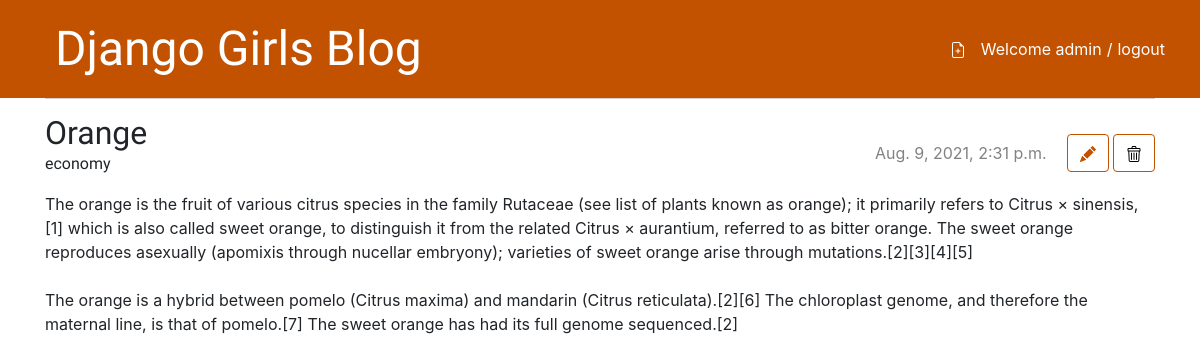
Page /post/2/ (signed in) on the committed database.
### blog/models.py (models this page shows, shortened)
class Post(models.Model):
    author = models.ForeignKey(
        settings.AUTH_USER_MODEL, on_delete=models.CASCADE)
    title = models.CharField(max_length=200)
    text = models.TextField()
    category = models.ForeignKey(
        Categories, on_delete=models.CASCADE, default="", null=True)
    created_date = models.DateTimeField(default=timezone.now)
    published_date = models.DateTimeField(blank=True, null=True)

class Categories(models.Model):
    text = models.CharField(max_length=200)
    created_date = models.DateTimeField(default=timezone.now)
    published_date = models.DateTimeField(blank=True, null=True)

### blog/views.py (the view)
# urls.py: path('post/<int:pk>/', views.post_detail, name='post_detail'),
def post_detail(request, pk):
    if request.user.is_authenticated:
        post = get_object_or_404(Post, pk=pk)
        return render(request, 'blog/post_detail.html', {'post': post})
    else:
        return redirect('login')

### blog/templates/blog/post_detail.html (shortened to what this page needs)
{% extends 'blog/base.html' %} {% block content %}
<article class="post">
    <div class="post-header">
        <div class="post-title">
            <h2>{{ post.title }}</h2>
            <p>{{post.category.text}}</p>
        </div>
        {% if post.published_date %}
        <div class="button-group">
            <time class="date"> {{ post.published_date }} </time>
            {% endif %}
            <aside class="actions">
                <a
                    class="btn btn-default"
                    href="{% url 'post_edit' pk=post.pk %}"
                >
                </a>
                <a
                    class="btn btn-default"
                    href="{% url 'post_delete' pk=post.pk %}"
                >
                </a>
            </aside>
        </div>
    </div>
    <p>{{ post.text|linebreaksbr }}</p>
</article>
{% endblock %}

### blog/templates/blog/base.html (shortened to what this page needs)
{% load static %}
<!DOCTYPE html>
<html>
    <head>
        <link
            rel="stylesheet"
            href="https://cdn.jsdelivr.net/npm/bootstrap@4.5.3/dist/css/bootstrap.min.css"
        />
        <link
            rel="stylesheet"
            href="{% static 'css/blog.css' %}?{% now 'U' %}"
        />
    </head>
    <body>
        <header class="page-header">
            <div class="container">
                <div class="header">
                    <h1><a href="/">Django Girls Blog</a></h1>
                    {% if user.is_authenticated %}
                    <div class="auth">
                        <a href="{% url 'post_new' %}" class="top-menu">
                        </a>
                        <div>Welcome {{user.username}}</div>
                        <div class="line">/</div>
                        <a href="{% url 'logout' %}" class="logout"> logout </a>
                    </div>
                    {% endif %}
                </div>
            </div>
        </header>
        <main class="container">
            <div class="row">
                <div class="col">{% block content %} {% endblock %}</div>
            </div>
        </main>
    </body>
</html>

### blog/static/css/blog.css (style rules this page uses)
.page-header { background-color: #c25100; margin-top: 0; padding: 20px 20px 20px 40px; }
.page-header .header { display: flex; }
.page-header .header .auth { margin-left: auto; display: flex; align-items: center; color: #ffffff; }
.page-header .header .auth .top-menu { margin: 0 15px 5px 0; }
.page-header .header .auth .line { padding: 0 5px; }
.page-header .header .auth .logout { color: #ffffff; }
.page-header h1, .page-header h1 a, .page-header h1 a:visited, .page-header h1 a:active { color: #ffffff; font-size: 36pt; text-decoration: none; }
h1, h2, h3, h4 { font-family: "Lobster", cursive; margin-bottom: 0; }
.date { color: #828282; }
.top-menu, .top-menu:hover, .top-menu:visited { color: #ffffff; font-size: 26pt; }
.post { margin-bottom: 70px; border-top: 1px solid #00000030; padding-top: 15px; }
.post .post-header { display: flex; justify-content: space-between; align-items: center; }
.post .post-header .post-title { font-family: "Lobster", cursive; }
.post .post-header .button-group { display: flex; align-items: center; }
.post .post-header .button-group time { padding-right: 20px; }
.btn-default, .btn-default:visited { color: #c25100; background: none; border-color: #c25100; }

### rows in the picture
Post: title "Orange", category.text "economy", published_date "Aug. 9, 2021, 2:31 p.m.", text "The orange is the fruit of various citrus species in the family Rutaceae (see list of plants known as orange); it primarily refers to Citrus × sinensis,[1] which is also called sweet orange, to distinguish it from the related Citrus × aurantium, referred to as bitter orange. The sweet orange reproduces asexually (apomixis through nucellar embryony); varieties of sweet orange arise through mutations.[2][3][4][5] The orange is a hybrid between pomelo (Citrus maxima) and mandarin (Citrus reticulata).[2][6] The chloroplast genome, and therefore the maternal line, is that of pomelo.[7] The sweet orange has had its full genome sequenced.[2]"

### other values in the picture
{{ user.username }} "admin"
